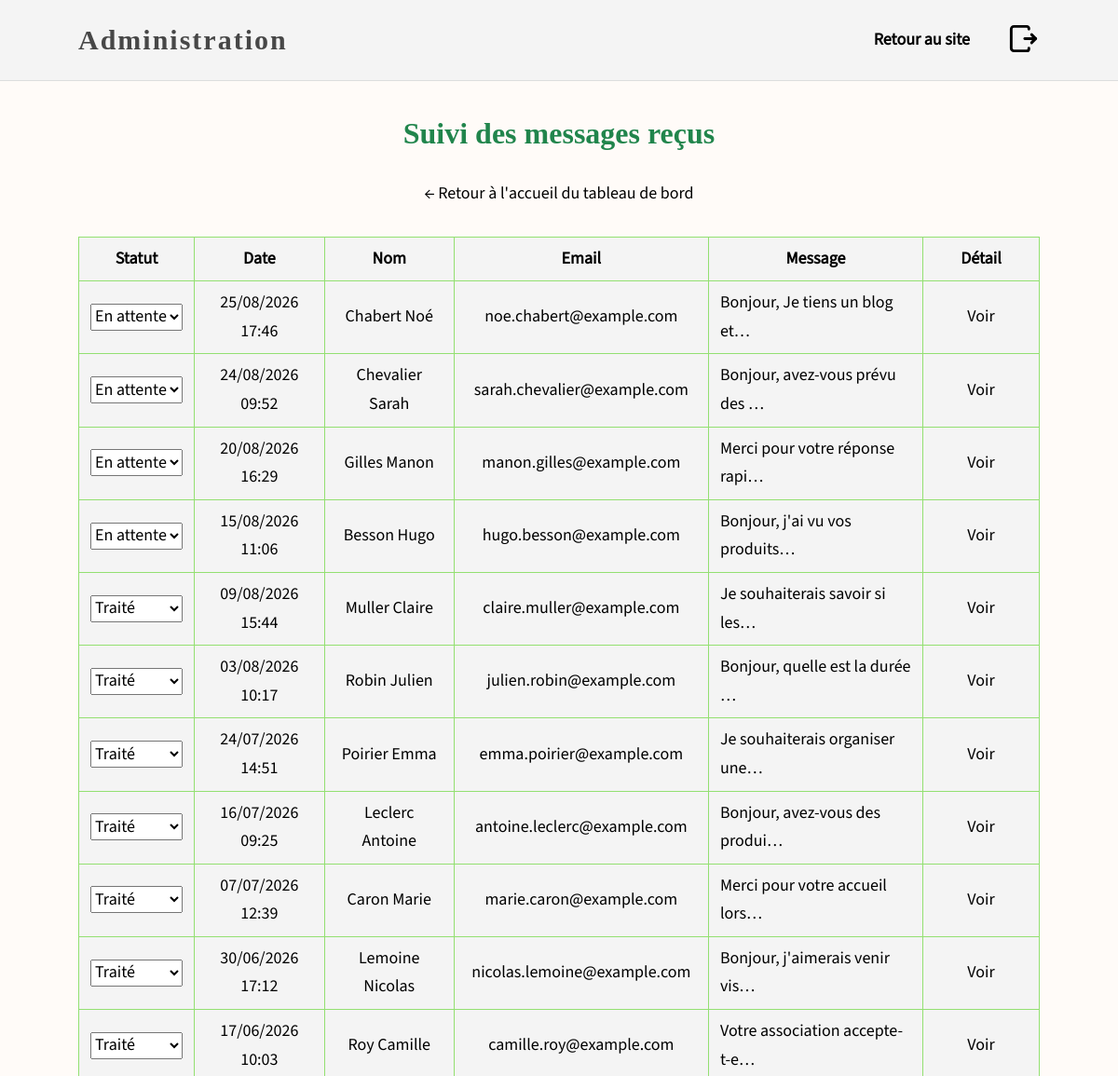
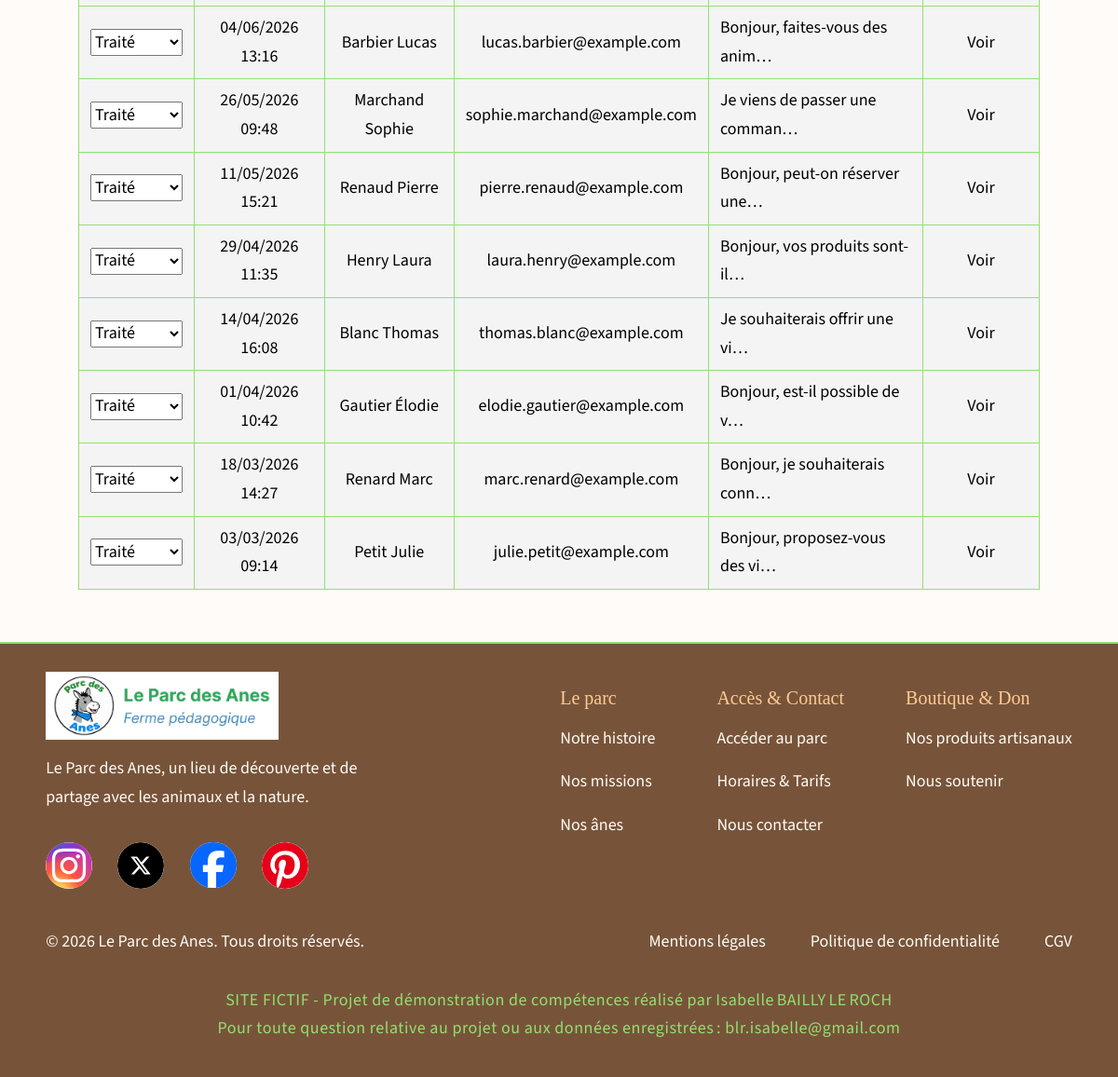
Screenshot of /?url=admin/contacts (signed in) with the database file from the repository (2 pictures, top to bottom).
### tables this page shows
CREATE TABLE `contact_messages` (
  `id` int(10) UNSIGNED NOT NULL,
  `last_name` varchar(100) NOT NULL,
  `first_name` varchar(100) NOT NULL,
  `email` varchar(255) NOT NULL,
  `phone` varchar(20) DEFAULT NULL,
  `message` text NOT NULL,
  `status` varchar(20) NOT NULL DEFAULT 'pending',
  `created_at` datetime NOT NULL DEFAULT current_timestamp()
);

### src/Controllers/BaseController.php (called while the page is built, shortened)
<?php
class BaseController
{
    protected function renderViewAndMeta(string $view, array $data = [])
    {
        $parts = explode('/', $view);
        $action = array_pop($parts);
        $section = implode('.', $parts);
        $metaService = new Meta();
        $meta = $metaService->getMeta($section, $action);
        $siteName = $metaService->siteName();
        $pageTitle = trim($meta['title'] ?? '');
        $title = ($pageTitle === '' || $pageTitle === $siteName)
            ? $siteName
            : $siteName . ' - ' . $pageTitle;
        $data['meta'] = $meta;
        $data['title'] = $title;
        $data['internalStyles'] = $data['internalStyles'] ?? [];
        $data['externalStyles'] = $data['externalStyles'] ?? [];
        $data['internalScripts'] = $data['internalScripts'] ?? [];
        $data['externalScripts'] = $data['externalScripts'] ?? [];
        $data['headerView'] = $data['headerView'] ?? 'header';
        extract($data);
        require __DIR__ . '/../Views/' . $view . '.php';
        require __DIR__ . '/../Views/partials/footer.php';
        require __DIR__ . '/../Views/layouts/main.php';
    }
}

### src/Controllers/Admin/AdminContactController.php (called while the page is built, shortened)
<?php
class AdminContactController extends BaseController
{
    private string $path;
    private ContactModel $model;
    public function __construct()
    {
        $this->path = 'admin/contacts';
        $this->model = new ContactModel();
    }
    public function index()
    {
        try {
            $messages = $this->model->findAllForAdmin();
            $data = [
                'messages' => $messages
            ];
            return $this->renderViewAndMeta(
                $this->path . '/index',
                array_merge(
                    $data,
                    $this->scriptsAndStylesAssets(),
                    [
                        'headerView' => 'header_admin'
                    ],
                )
            );
        } catch (Exception $e) {
            $this->handleException($e);
        }
    }
    private function scriptsAndStylesAssets(): array
    {
        return [
            'internalStyles' => [
                'admin-header.css',
                'admin-home.css',
                'admin-contacts.css',
            ],
            'internalScripts' => [
                'admin_contacts.js',
            ],
        ];
    }
}

### public/index.php (called while the page is built, shortened)
<?php
$rootPath = basename(__DIR__) === 'public'
    ? dirname(__DIR__)
    : __DIR__;
require_once $rootPath . '/src/Core/Autoload.php';
$url = $_GET['url'] ?? 'accueil';
$router = new Router();
$router->renderPage($url);

### src/Core/Autoload.php (called while the page is built, shortened)
<?php
spl_autoload_register(function (string $class): void {
    $prefix = 'App\\';
    $baseDir = __DIR__ . '/../';
    $relativeClass = substr($class, strlen($prefix));
    $file = $baseDir . str_replace('\\', '/', $relativeClass) . '.php';
    if (is_file($file)) {
        return;
    }
});

### config/database.php (called while the page is built)
<?php
$DB_HOST = 'localhost';
$DB_PORT = 3306 ;
$DB_NAME = 'db_parc_des_anes';
$DB_USER = 'root';
$DB_PASS = '';

### src/Core/DatabaseConnect.php (called while the page is built, shortened)
<?php
class DatabaseConnect
{
    private static ?DatabaseConnect $instance = null;
    private function __construct()
    {
        require __DIR__ . '/../../config/database.php';
        $dsn = "mysql:host=$DB_HOST;port=$DB_PORT;dbname=$DB_NAME;charset=utf8mb4";
        $options = [
            PDO::ATTR_ERRMODE => PDO::ERRMODE_EXCEPTION,
            PDO::ATTR_DEFAULT_FETCH_MODE => PDO::FETCH_ASSOC,
            PDO::ATTR_EMULATE_PREPARES => false
        ];
    }
    public static function getInstance(): self
    {
        if (self::$instance === null) {
            self::$instance = new self();
        }
        return self::$instance;
    }
}

### src/Models/ContactModel.php (called while the page is built, shortened)
<?php
class ContactModel
{
    private PDO $db;
    private string $table = 'contact_messages';
    public function __construct()
    {
        $this->db = DatabaseConnect::getInstance()->getConnection();
    }
    public function findAllForAdmin(): array
    {
        $stmt = $this->db->query("
            SELECT *
            FROM {$this->table}
            ORDER BY created_at DESC
        ");
        return $stmt->fetchAll(PDO::FETCH_ASSOC);
    }
}

### src/Views/admin/contacts/sections/contact_read.php (the view, shortened to what this page needs)
<?php if (empty($messages)): ?>
    <p>Aucun message reçu.</p>
<?php else: ?>
    <table class="admin-contacts-list-table">
        <thead>
            <tr>
                <th>Statut</th>
                <th>Date</th>
                <th>Nom</th>
                <th>Email</th>
                <th>Message</th>
                <th>Détail</th>
            </tr>
        </thead>
        <tbody>
            <?php foreach ($messages as $message): ?>
                <tr>
                    <td>
                        <form
                            method="post"
                            action="?url=admin/contacts/update-status"
                            class="contact-status-form"
                        >
                            <select
                                name="status"
                                class="contact-status-select"
                            >
                                <option
                                    value="pending"
                                    <?= $message['status'] === 'pending' ? 'selected' : '' ?>
                                >
                                    En attente
                                </option>
                                <option
                                    value="processed"
                                    <?= $message['status'] === 'processed' ? 'selected' : '' ?>
                                >
                                    Traité
                                </option>
                            </select>
                        </form>
                    </td>
                    <td>
                        <?= htmlspecialchars(
                            date('d/m/Y H:i', strtotime($message['created_at']))
                        ) ?>
                    </td>
                    <td>
                        <?= htmlspecialchars(
                            $message['last_name'] . ' ' . $message['first_name']
                        ) ?>
                    </td>
                    <td>
                        <?= htmlspecialchars($message['email']) ?>
                    </td>
                    <td>
                        <?= htmlspecialchars(
                            mb_strimwidth($message['message'], 0, 30, '…')
                        ) ?>
                    </td>
                    <td>
                        <a href="<?= BASE_URL ?>/?url=admin/contacts/show&id=<?= (int) $message['id'] ?>">
                            Voir
                        </a>
                    </td>
                </tr>
            <?php endforeach; ?>
        </tbody>
    </table>
<?php endif; ?>

### public/styles/pages/admin-contacts.css (style rules this page uses)
.admin-contacts-list-table { width: 100%; border-collapse: collapse; background-color: var(--color-bg-form); }
.admin-contacts-list-table th, .admin-contacts-list-table td { padding: 8px 12px; border: 1px solid var(--color-border-decorative-1); vertical-align: middle; }
.admin-contacts-list-table th { font-weight: bold; text-align: center; background-color: var(--color-bg-admin); }
.admin-contacts-list-table td { text-align: center; }
.admin-contacts-list-table td:nth-child(5) { text-align: left; }
.admin-contacts-list-table .contact-status-form { margin: 0; }
.admin-contacts-list-table .contact-status-select { width: auto; }
.admin-contacts-list-table td:last-child a { display: inline-block; width: 100px; }

### public/styles/foundations/tokens.css (style rules this page uses)
:root { --font-size-16: 1rem; --font-size-18: 1.125rem; --font-size-20: 1.25rem; --font-size-22: 1.375rem; --font-size-24: 1.5rem; --font-size-28: clamp(1.5rem, 3vw, 1.75rem); --font-size-32: clamp(1.75rem, 3.5vw, 2rem); --font-size-36: clamp(2rem, 4vw, 2.25rem); --font-size-40: clamp(2.25rem, 4.5vw, 2.5rem); --font-size-44: clamp(2.4375rem, 5vw, 2.75rem); --font-size-48: clamp(2.625rem, 5vw, 3rem); --font-size-52: clamp(2.75rem, 5.5vw, 3.25rem); --font-size-56: clamp(2.875rem, 5.5vw, 3.5rem); --font-size-60: clamp(2.9rem, 6vw, 3.75rem); --font-size-64: clamp(3rem, 6.5vw, 4rem); --font-family-body: 'Source_sans_3', sans-serif, system-ui; --font-family-display: 'Alatsi', serif, system-ui; --font-family-accent: 'ComicNeue', system-ui, sans-serif; --font-size-h1: var(--font-size-64); --font-size-h1-subtitle: clamp(1.5rem, 6vw, 2rem); --font-size-h2: var(--font-size-32); --font-size-h3: var(--font-size-28); --font-size-h4: var(--font-size-24); --font-size-high-text: var(--font-size-20); --font-size-accent-text: var(--font-size-18); --font-size-text: var(--font-size-18); --line-height-h1: 1.2; --line-height-h2: 1.25; --line-height-h3: 1.3; --line-height-h4: 1.35; --line-height-high-text: 1.45; --line-height-text: 1.7; --space-1: 1rem; --space-2: 1.5rem; --space-container-y: clamp(1.875rem, 3vw, 3.125rem); --space-container-x: clamp(1.875rem, 7vw, 6.25rem); --radius-xs: 5px; --radius-sm: 10px; --radius-md: 15px; --radius-lg: 25px; --shadow-strong: 0 4px 4px rgba(var(--black), 1); --shadow-light: 0 4px 4px rgba(var(--black), 0.25); --shadow-subtle: 3px 3px 2px rgba(var(--black), 0.25); --z-base: 1; --z-header: 10; --z-modal: 100; --black: 0, 0, 0; --light-black: #474747; --white: #ffffff; --off-white: #FFFBF8; --dark-beige: #FFCA93; --brown: #775439; --dark-blue: #3470A8; --light-green: #93E071; --dark-green: #21854C; --red: #FF0000; --green:#008000; --orange: #f77a13; --light-grey: #f4f4f4; --gold: #ffd700; --blue: blue; --grey: #ddd; --dark-grey: #bbb; }
body.light-theme { --color-background: var(--off-white); --color-header-bg: var(--dark-beige); --color-footer-bg: var(--brown); --color-intermediate-bg: var(--light-green); --color-surface: var(--off-white); --color-h1-content: var(--off-white); --color-h2-content: var(--dark-green); --color-h3-content: var(--dark-blue); --color-h4-content: var(--light-black); --color-high-text-content: var(--black); --color-text-content: var(--black); --color-text-header: var(--light-black); --color-high-text-footer: var(--dark-beige); --color-text-footer: var(--off-white); --color-btn-primary-bg: var(--light-green); --color-btn-primary-text: var(--light-black); --color-btn-primary-bg-hover: var(--dark-green); --color-btn-primary-text-hover: var(--off-white); --color-btn-secondary-bg: var(--white); --color-btn-secondary-text: var(--light-black); --color-btn-secondary-border: var(--light-green); --color-btn-secondary-bg-hover: var(--off-white); --color-btn-secondary-text-hover: var(--dark-green); --color-btn-secondary-border-hover: var(--dark-green); --color-bg-form: var(--light-grey); --color-border: var(--light-black); --color-border-decorative-1: var(--light-green); --color-border-decorative-2: var(--dark-blue); --color-hover-action: var(--dark-green); --color-error: var(--red); --color-success: var(--green); --color-focus-outline: var(--orange); --color-standard-link: var(--blue); --color-border-admin: var(--grey); --color-border-admin-hover: var(--dark-grey); }

### public/styles/layout/header.css (style rules this page uses)
.header-icon svg { display: block; width: 100%; height: 100%; fill: currentColor; }

### rows the page displays
contact_messages: status "En attente", created_at "25/08/2026 17:46", last_name+first_name "Chabert Noé", email "noe.chabert@example.com", message "Bonjour, Je tiens un blog et…"
contact_messages: status "En attente", created_at "24/08/2026 09:52", last_name+first_name "Chevalier Sarah", email "sarah.chevalier@example.com", message "Bonjour, avez-vous prévu des …"
contact_messages: created_at "20/08/2026 16:29", last_name+first_name "Gilles Manon", email "manon.gilles@example.com", message "Merci pour votre réponse rapi…"
contact_messages: status "En attente", created_at "15/08/2026 11:06", last_name+first_name "Besson Hugo", email "hugo.besson@example.com", message "Bonjour, j'ai vu vos produits…"
contact_messages: status "Traité", created_at "09/08/2026 15:44", last_name+first_name "Muller Claire", email "claire.muller@example.com", message "Je souhaiterais savoir si les…"
contact_messages: status "Traité", created_at "03/08/2026 10:17", last_name+first_name "Robin Julien", email "julien.robin@example.com", message "Bonjour, quelle est la durée …"
contact_messages: status "Traité", created_at "24/07/2026 14:51", last_name+first_name "Poirier Emma", email "emma.poirier@example.com", message "Je souhaiterais organiser une…"
contact_messages: status "Traité", created_at "16/07/2026 09:25", last_name+first_name "Leclerc Antoine", email "antoine.leclerc@example.com", message "Bonjour, avez-vous des produi…"
contact_messages: status "Traité", created_at "07/07/2026 12:39", last_name+first_name "Caron Marie", email "marie.caron@example.com", message "Merci pour votre accueil lors…"
contact_messages: status "Traité", created_at "30/06/2026 17:12", last_name+first_name "Lemoine Nicolas", email "nicolas.lemoine@example.com", message "Bonjour, j'aimerais venir vis…"
contact_messages: status "Traité", created_at "17/06/2026 10:03", last_name+first_name "Roy Camille", email "camille.roy@example.com", message "Votre association accepte-t-e…"
contact_messages: status "Traité", created_at "04/06/2026 13:16", last_name+first_name "Barbier Lucas", email "lucas.barbier@example.com", message "Bonjour, faites-vous des anim…"
contact_messages: status "Traité", created_at "26/05/2026 09:48", last_name+first_name "Marchand Sophie", email "sophie.marchand@example.com", message "Je viens de passer une comman…"
contact_messages: status "Traité", created_at "11/05/2026 15:21", last_name+first_name "Renaud Pierre", email "pierre.renaud@example.com", message "Bonjour, peut-on réserver une…"
contact_messages: status "Traité", created_at "29/04/2026 11:35", last_name+first_name "Henry Laura", email "laura.henry@example.com", message "Bonjour, vos produits sont-il…"
contact_messages: status "Traité", created_at "14/04/2026 16:08", last_name+first_name "Blanc Thomas", email "thomas.blanc@example.com", message "Je souhaiterais offrir une vi…"
contact_messages: status "Traité", created_at "01/04/2026 10:42", last_name+first_name "Gautier Élodie", email "elodie.gautier@example.com", message "Bonjour, est-il possible de v…"
contact_messages: status "Traité", created_at "18/03/2026 14:27", last_name+first_name "Renard Marc", email "marc.renard@example.com", message "Bonjour, je souhaiterais conn…"
contact_messages: status "Traité", created_at "03/03/2026 09:14", last_name+first_name "Petit Julie", email "julie.petit@example.com", message "Bonjour, proposez-vous des vi…"
